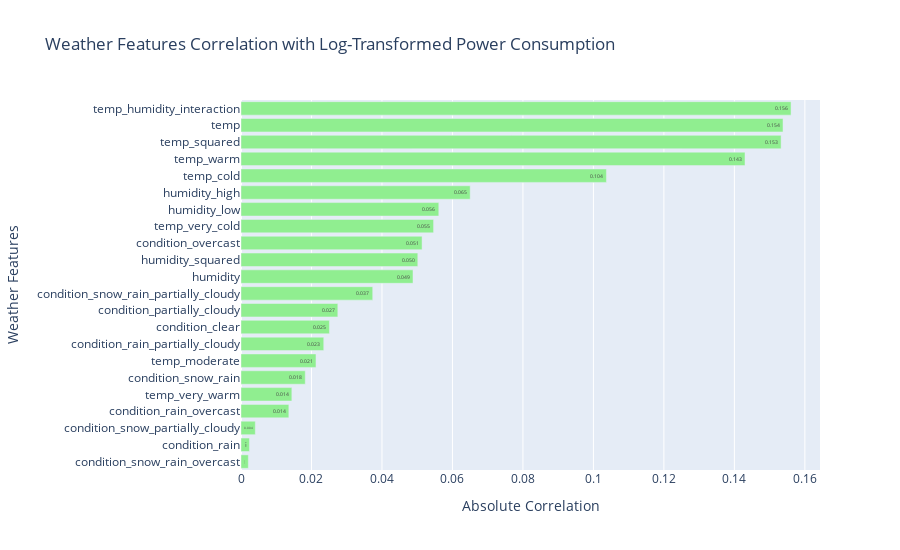

Write notebook code for a chart like this one.
### Code cell
# Comprehensive correlation analysis with all features
print("\n=== COMPREHENSIVE CORRELATION ANALYSIS ===")

# Use the log-transformed target variable
target_col_transformed = 'Global_active_power_log'

# Get all numeric columns (including transformed and weather features)
all_numeric_cols = []
for col in df_transformed.columns:
    if df_transformed[col].dtype in ['int64', 'float64', 'int32', 'float32']:
        all_numeric_cols.append(col)

print(f"Total numeric features available: {len(all_numeric_cols)}")

# Calculate correlation matrix
correlation_matrix_full = df_transformed[all_numeric_cols].corr()

# Focus on correlations with our transformed target variable
target_correlations = correlation_matrix_full[target_col_transformed].abs().sort_values(ascending=False)

print(f"\nTop 20 Features Correlated with {target_col_transformed}:")
print("=" * 70)
print(f"{'Rank':<4} {'Feature':<40} {'Correlation':<12} {'Category'}")
print("-" * 70)

# Categorize features for better understanding
def categorize_feature(feature_name):
    if 'lag' in feature_name:
        return 'Lagged'
    elif 'rolling' in feature_name:
        return 'Rolling Stats'
    elif 'diff' in feature_name:
        return 'Differencing'
    elif any(x in feature_name for x in ['temp', 'humidity']):
        return 'Weather'
    elif 'condition' in feature_name:
        return 'Weather Condition'
    elif any(x in feature_name for x in ['month', 'day', 'year', 'weekend']):
        return 'Time-based'
    elif any(x in feature_name for x in ['voltage', 'intensity', 'metering']):
        return 'Electrical'
    else:
        return 'Other'

for i, (feature, corr) in enumerate(target_correlations.head(20).items()):
    if feature != target_col_transformed:
        category = categorize_feature(feature)
        print(f"{i+1:<4} {feature:<40} {corr:<12.4f} {category}")

# Analyze weather variable correlations specifically
print(f"\n=== WEATHER VARIABLES CORRELATION ANALYSIS ===")
weather_features = [col for col in all_numeric_cols if any(x in col.lower() for x in ['temp', 'humidity', 'condition'])]
weather_correlations = {}

for feature in weather_features:
    corr = abs(correlation_matrix_full[target_col_transformed][feature])
    if not np.isnan(corr):
        weather_correlations[feature] = corr

# Sort weather correlations
sorted_weather = sorted(weather_correlations.items(), key=lambda x: x[1], reverse=True)

print(f"Weather-related features correlation with energy consumption:")
print("-" * 60)
for feature, corr in sorted_weather:
    print(f"{feature:<35}: {corr:.4f}")

# Visualize weather correlations
weather_names = [item[0] for item in sorted_weather]
weather_corr_values = [item[1] for item in sorted_weather]

fig = go.Figure()
fig.add_trace(go.Bar(
    y=weather_names[::-1],
    x=weather_corr_values[::-1],
    orientation='h',
    marker_color='lightgreen',
    text=[f'{val:.3f}' for val in weather_corr_values[::-1]],
    textposition='inside'
))

fig.update_layout(
    title='Weather Features Correlation with Log-Transformed Power Consumption',
    xaxis_title='Absolute Correlation',
    yaxis_title='Weather Features',
    height=max(400, len(weather_names) * 25)
)
fig.show()

print("\nINTERPRETATION:")
print("- Higher correlations indicate stronger relationships with power consumption")
print("- Weather conditions and temperature variations significantly impact energy usage")
print("- Interaction features may capture non-linear relationships")
print("- Categorical weather conditions help identify specific weather impacts")

### Figure 1 — Plotly figure (JSON) as saved in the notebook; plotly's stock layout.template omitted (floating-point values rounded to 4 significant figures)
{"data": [{"marker": {"color": "lightgreen"}, "orientation": "h", "text": ["0.002", "0.002", "0.004", "0.014", "0.014", "0.018", "0.021", "0.023", "0.025", "0.027", "0.037", "0.049", "0.050", "0.051", "0.055", "0.056", "0.065", "0.104", "0.143", "0.153", "0.154", "0.156"], "textposition": "inside", "type": "bar", "x": [0.002079, 0.002392, 0.004063, 0.01358, 0.01443, 0.01824, 0.02128, 0.02348, 0.0251, 0.02748, 0.03738, 0.04881, 0.05017, 0.05138, 0.05464, 0.05612, 0.06503, 0.1037, 0.143, 0.1533, 0.1538, 0.1561], "y": ["condition_snow_rain_overcast", "condition_rain", "condition_snow_partially_cloudy", "condition_rain_overcast", "temp_very_warm", "condition_snow_rain", "temp_moderate", "condition_rain_partially_cloudy", "condition_clear", "condition_partially_cloudy", "condition_snow_rain_partially_cloudy", "humidity", "humidity_squared", "condition_overcast", "temp_very_cold", "humidity_low", "humidity_high", "temp_cold", "temp_warm", "temp_squared", "temp", "temp_humidity_interaction"]}], "layout": {"height": 550, "title": {"text": "Weather Features Correlation with Log-Transformed Power Consumption"}, "xaxis": {"title": {"text": "Absolute Correlation"}}, "yaxis": {"title": {"text": "Weather Features"}}}}
